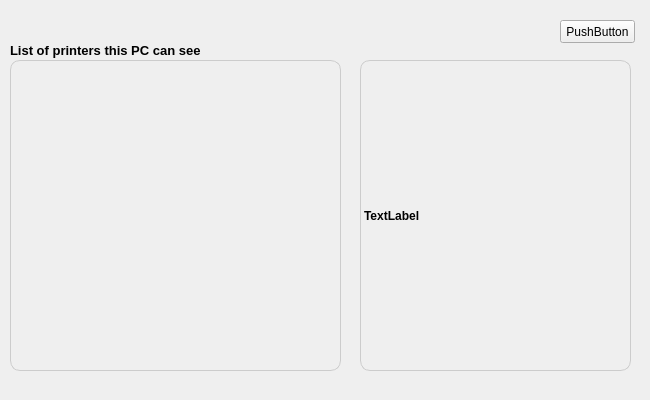
<?xml version="1.0" encoding="UTF-8"?>
<ui version="4.0">
 <class>AirPrinterWidget</class>
 <widget class="QWidget" name="AirPrinterWidget">
  <property name="geometry">
   <rect>
    <x>0</x>
    <y>0</y>
    <width>650</width>
    <height>400</height>
   </rect>
  </property>
  <property name="windowTitle">
   <string>Form</string>
  </property>
  <widget class="QStackedWidget" name="stackedWidget">
   <property name="geometry">
    <rect>
     <x>0</x>
     <y>0</y>
     <width>650</width>
     <height>400</height>
    </rect>
   </property>
   <property name="currentIndex">
    <number>1</number>
   </property>
   <widget class="QWidget" name="testpage">
    <widget class="QLabel" name="uninstallationdescription2">
     <property name="geometry">
      <rect>
       <x>230</x>
       <y>170</y>
       <width>411</width>
       <height>161</height>
      </rect>
     </property>
     <property name="font">
      <font>
       <pointsize>12</pointsize>
       <weight>75</weight>
       <bold>true</bold>
      </font>
     </property>
     <property name="text">
      <string>TextLabel</string>
     </property>
     <property name="alignment">
      <set>Qt::AlignLeading|Qt::AlignLeft|Qt::AlignVCenter</set>
     </property>
     <property name="wordWrap">
      <bool>true</bool>
     </property>
     <property name="openExternalLinks">
      <bool>true</bool>
     </property>
    </widget>
    <widget class="QLabel" name="uninstallationimage">
     <property name="geometry">
      <rect>
       <x>20</x>
       <y>10</y>
       <width>161</width>
       <height>161</height>
      </rect>
     </property>
     <property name="text">
      <string/>
     </property>
     <property name="alignment">
      <set>Qt::AlignCenter</set>
     </property>
    </widget>
    <widget class="QLabel" name="uninstallationimage2">
     <property name="geometry">
      <rect>
       <x>20</x>
       <y>170</y>
       <width>161</width>
       <height>161</height>
      </rect>
     </property>
     <property name="text">
      <string/>
     </property>
     <property name="alignment">
      <set>Qt::AlignCenter</set>
     </property>
    </widget>
    <widget class="QLabel" name="uninstallationdescription">
     <property name="geometry">
      <rect>
       <x>230</x>
       <y>10</y>
       <width>381</width>
       <height>161</height>
      </rect>
     </property>
     <property name="font">
      <font>
       <pointsize>12</pointsize>
       <weight>75</weight>
       <bold>true</bold>
      </font>
     </property>
     <property name="text">
      <string>TextLabel</string>
     </property>
     <property name="alignment">
      <set>Qt::AlignLeading|Qt::AlignLeft|Qt::AlignVCenter</set>
     </property>
     <property name="wordWrap">
      <bool>true</bool>
     </property>
     <property name="openExternalLinks">
      <bool>true</bool>
     </property>
    </widget>
    <widget class="QPushButton" name="testpagerefreshbt">
     <property name="geometry">
      <rect>
       <x>540</x>
       <y>340</y>
       <width>75</width>
       <height>23</height>
      </rect>
     </property>
     <property name="text">
      <string>PushButton</string>
     </property>
    </widget>
    <widget class="QLabel" name="refreshdescription">
     <property name="geometry">
      <rect>
       <x>10</x>
       <y>329</y>
       <width>501</width>
       <height>41</height>
      </rect>
     </property>
     <property name="font">
      <font>
       <pointsize>12</pointsize>
       <weight>75</weight>
       <bold>true</bold>
      </font>
     </property>
     <property name="text">
      <string>TextLabel</string>
     </property>
     <property name="alignment">
      <set>Qt::AlignRight|Qt::AlignTrailing|Qt::AlignVCenter</set>
     </property>
     <property name="wordWrap">
      <bool>true</bool>
     </property>
    </widget>
   </widget>
   <widget class="QWidget" name="printerlistpage">
    <widget class="QLabel" name="usedescription">
     <property name="geometry">
      <rect>
       <x>360</x>
       <y>60</y>
       <width>271</width>
       <height>311</height>
      </rect>
     </property>
     <property name="styleSheet">
      <string notr="true">border:1px solid #cccccc;
font: 75 10pt &quot;Arial&quot;;
border-radius: 10px;
font-weight:bold;</string>
     </property>
     <property name="frameShape">
      <enum>QFrame::StyledPanel</enum>
     </property>
     <property name="frameShadow">
      <enum>QFrame::Raised</enum>
     </property>
     <property name="lineWidth">
      <number>3</number>
     </property>
     <property name="text">
      <string>TextLabel</string>
     </property>
     <property name="alignment">
      <set>Qt::AlignLeading|Qt::AlignLeft|Qt::AlignVCenter</set>
     </property>
     <property name="wordWrap">
      <bool>true</bool>
     </property>
    </widget>
    <widget class="QPushButton" name="printerlistpagerefreshbt">
     <property name="geometry">
      <rect>
       <x>560</x>
       <y>20</y>
       <width>75</width>
       <height>23</height>
      </rect>
     </property>
     <property name="text">
      <string>PushButton</string>
     </property>
    </widget>
    <widget class="QTableWidget" name="printerlist">
     <property name="enabled">
      <bool>true</bool>
     </property>
     <property name="geometry">
      <rect>
       <x>10</x>
       <y>60</y>
       <width>331</width>
       <height>311</height>
      </rect>
     </property>
     <property name="font">
      <font>
       <family>宋体</family>
       <pointsize>12</pointsize>
       <weight>9</weight>
       <italic>false</italic>
       <bold>false</bold>
      </font>
     </property>
     <property name="focusPolicy">
      <enum>Qt::NoFocus</enum>
     </property>
     <property name="autoFillBackground">
      <bool>false</bool>
     </property>
     <property name="styleSheet">
      <string notr="true">border:1px solid #cccccc;
font: 75 12pt &quot;宋体&quot;;
border-radius: 10px;
background-color:transparent;
subcontrol-origin: center;</string>
     </property>
     <property name="frameShadow">
      <enum>QFrame::Raised</enum>
     </property>
     <property name="lineWidth">
      <number>3</number>
     </property>
     <property name="horizontalScrollBarPolicy">
      <enum>Qt::ScrollBarAlwaysOff</enum>
     </property>
     <property name="autoScroll">
      <bool>false</bool>
     </property>
     <property name="editTriggers">
      <set>QAbstractItemView::NoEditTriggers</set>
     </property>
     <property name="tabKeyNavigation">
      <bool>false</bool>
     </property>
     <property name="showDropIndicator" stdset="0">
      <bool>false</bool>
     </property>
     <property name="dragDropOverwriteMode">
      <bool>false</bool>
     </property>
     <property name="selectionMode">
      <enum>QAbstractItemView::NoSelection</enum>
     </property>
     <property name="iconSize">
      <size>
       <width>0</width>
       <height>0</height>
      </size>
     </property>
     <property name="textElideMode">
      <enum>Qt::ElideNone</enum>
     </property>
     <property name="showGrid">
      <bool>false</bool>
     </property>
     <property name="gridStyle">
      <enum>Qt::NoPen</enum>
     </property>
     <property name="cornerButtonEnabled">
      <bool>false</bool>
     </property>
     <property name="rowCount">
      <number>0</number>
     </property>
     <property name="columnCount">
      <number>3</number>
     </property>
     <attribute name="horizontalHeaderVisible">
      <bool>false</bool>
     </attribute>
     <attribute name="horizontalHeaderCascadingSectionResizes">
      <bool>true</bool>
     </attribute>
     <attribute name="horizontalHeaderDefaultSectionSize">
      <number>200</number>
     </attribute>
     <attribute name="horizontalHeaderHighlightSections">
      <bool>true</bool>
     </attribute>
     <attribute name="horizontalHeaderMinimumSectionSize">
      <number>100</number>
     </attribute>
     <attribute name="horizontalHeaderStretchLastSection">
      <bool>true</bool>
     </attribute>
     <attribute name="verticalHeaderVisible">
      <bool>false</bool>
     </attribute>
     <attribute name="verticalHeaderDefaultSectionSize">
      <number>40</number>
     </attribute>
     <attribute name="verticalHeaderHighlightSections">
      <bool>true</bool>
     </attribute>
     <attribute name="verticalHeaderMinimumSectionSize">
      <number>16</number>
     </attribute>
     <attribute name="verticalHeaderVisible">
      <bool>false</bool>
     </attribute>
     <attribute name="verticalHeaderDefaultSectionSize">
      <number>40</number>
     </attribute>
     <attribute name="horizontalHeaderStretchLastSection">
      <bool>true</bool>
     </attribute>
     <attribute name="horizontalHeaderCascadingSectionResizes">
      <bool>true</bool>
     </attribute>
     <attribute name="horizontalHeaderVisible">
      <bool>false</bool>
     </attribute>
     <attribute name="horizontalHeaderMinimumSectionSize">
      <number>100</number>
     </attribute>
     <attribute name="verticalHeaderMinimumSectionSize">
      <number>16</number>
     </attribute>
     <attribute name="horizontalHeaderHighlightSections">
      <bool>true</bool>
     </attribute>
     <attribute name="verticalHeaderHighlightSections">
      <bool>true</bool>
     </attribute>
     <attribute name="horizontalHeaderDefaultSectionSize">
      <number>200</number>
     </attribute>
     <column/>
     <column/>
     <column/>
    </widget>
    <widget class="QLabel" name="label">
     <property name="geometry">
      <rect>
       <x>10</x>
       <y>40</y>
       <width>361</width>
       <height>21</height>
      </rect>
     </property>
     <property name="font">
      <font>
       <family>Arial</family>
       <pointsize>10</pointsize>
       <weight>75</weight>
       <italic>false</italic>
       <bold>true</bold>
      </font>
     </property>
     <property name="styleSheet">
      <string notr="true">font: 75 10pt &quot;Arial&quot;;
font-weight:bold;</string>
     </property>
     <property name="text">
      <string>&lt;strong&gt;List of printers this PC can see&lt;/strong&gt;</string>
     </property>
     <property name="wordWrap">
      <bool>true</bool>
     </property>
    </widget>
   </widget>
  </widget>
 </widget>
 <resources/>
 <connections/>
</ui>
